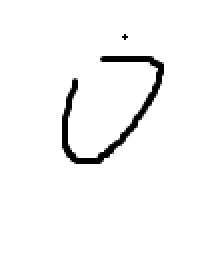
#> input picture Test2/0.png, 112 x 128 px (shown 2 times larger)
$ python asd.py
#> lines starting #> are read from the running program, lines starting #| are printed output that depends on the picture
import numpy as np
from PIL import Image
import matplotlib.pyplot as plt

def preprocess_image(image_path):
#> called with image_path = '0.png'
    image = Image.open(image_path).convert('L')  # Convert to grayscale
    resized_image = image.resize((28, 28))  # Resize to 28x28
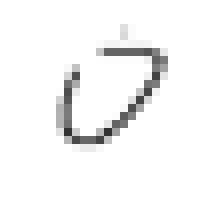
#> resized_image: PIL image 28x28 L (shown 8 times larger); min 49, max 255, mean 246.3
    img_array = np.array(resized_image) / 255.0  # Normalize to [0, 1]
    img_array = img_array.reshape(1, 28, 28, 1)  # Reshape for the model
    return image, resized_image, img_array

def display_images(original_image, resized_image):
    fig, axes = plt.subplots(1, 2, figsize=(8, 4))
    axes[0].imshow(original_image, cmap='gray')
    axes[0].set_title("Original Image")
    axes[0].axis('off')

    axes[1].imshow(resized_image, cmap='gray')
    axes[1].set_title("Resized (28x28)")
    axes[1].axis('off')

    plt.tight_layout()
    plt.show()
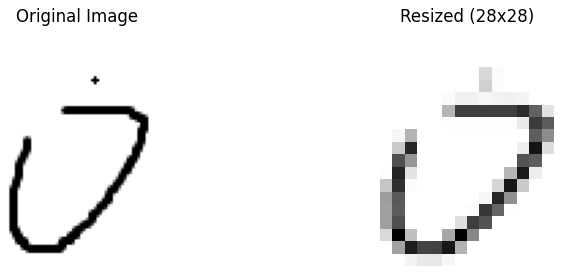
#> figure drawn by matplotlib, 2 panels

# 使用文件路径测试
image_path = '0.png'  # 替换为你的图片路径
original_image, resized_image, img_array = preprocess_image(image_path)
display_images(original_image, resized_image)
